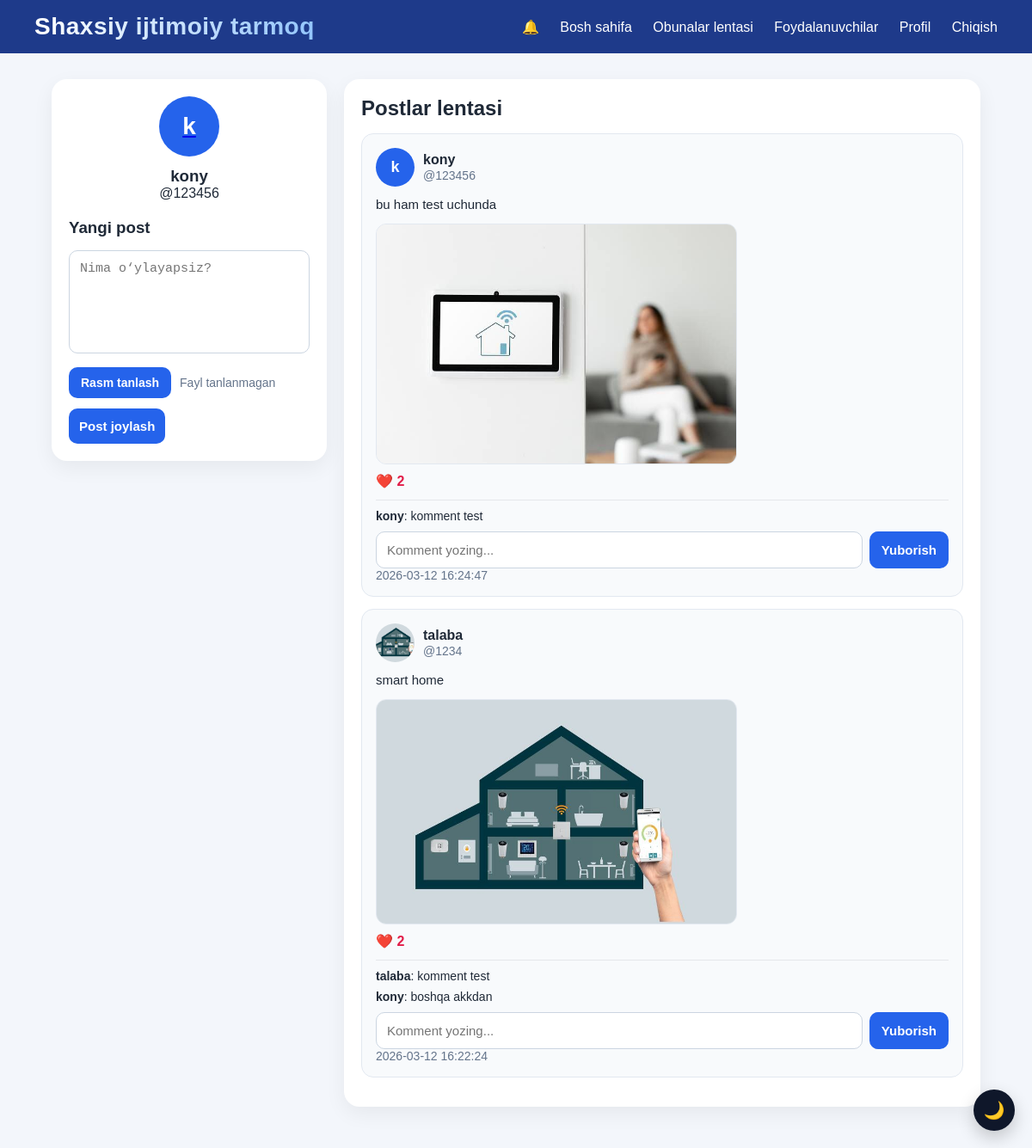
Page /home (signed in) on the committed database.
### tables this page shows
CREATE TABLE users (
            id INTEGER PRIMARY KEY AUTOINCREMENT,
            fullname TEXT NOT NULL,
            username TEXT NOT NULL UNIQUE,
            password TEXT NOT NULL,
            bio TEXT DEFAULT '',
            birth_date TEXT DEFAULT '',
            info TEXT DEFAULT '',
            avatar TEXT DEFAULT ''
        );

CREATE TABLE posts (
            id INTEGER PRIMARY KEY AUTOINCREMENT,
            user_id INTEGER NOT NULL,
            content TEXT DEFAULT '',
            image TEXT DEFAULT '',
            created_at TEXT NOT NULL,
            FOREIGN KEY (user_id) REFERENCES users (id)
        );

CREATE TABLE comments (
            id INTEGER PRIMARY KEY AUTOINCREMENT,
            user_id INTEGER NOT NULL,
            post_id INTEGER NOT NULL,
            content TEXT NOT NULL,
            created_at TEXT NOT NULL,
            FOREIGN KEY (user_id) REFERENCES users (id),
            FOREIGN KEY (post_id) REFERENCES posts (id)
        );

### app.py (the view, shortened to what this page needs)
@app.route("/home", methods=["GET", "POST"])
def home():
    if "user_id" not in session:
        return redirect(url_for("login"))
    conn = get_db_connection()
    current_user = conn.execute(
        "SELECT * FROM users WHERE id = ?",
        (session["user_id"],)
    ).fetchone()
    raw_posts = conn.execute("""
        SELECT posts.*, users.fullname, users.username, users.avatar,
               (SELECT COUNT(*) FROM likes WHERE likes.post_id = posts.id) AS like_count
        FROM posts
        JOIN users ON posts.user_id = users.id
        ORDER BY posts.id DESC
    """).fetchall()
    posts = []
    for post in raw_posts:
        comments = conn.execute("""
            SELECT comments.*, users.fullname, users.username
            FROM comments
            JOIN users ON comments.user_id = users.id
            WHERE comments.post_id = ?
            ORDER BY comments.id ASC
        """, (post["id"],)).fetchall()
        liked = conn.execute(
            "SELECT 1 FROM likes WHERE user_id = ? AND post_id = ?",
            (session["user_id"], post["id"])
        ).fetchone()
        posts.append({
            "id": post["id"],
            "user_id": post["user_id"],
            "fullname": post["fullname"],
            "username": post["username"],
            "avatar": post["avatar"],
            "content": post["content"],
            "image": post["image"],
            "created_at": post["created_at"],
            "like_count": post["like_count"],
            "liked": liked is not None,
            "comments": comments
        })
    conn.close()
    return render_template("home.html", posts=posts, current_user=current_user)

### app.py (called while the page is built)
def get_db_connection():
    conn = sqlite3.connect(DB_NAME)
    conn.row_factory = sqlite3.Row
    return conn

### templates/home.html (shortened to what this page needs)
{% extends 'base.html' %}
{% block content %}
<div class="home-layout">
    <div class="left-panel">
        <div class="profile-box">
            <a href="{{ url_for('profile') }}" class="avatar-link">
                {% if current_user and current_user['avatar'] %}
                    <img src="{{ url_for('static', filename='uploads/avatars/' + current_user['avatar']) }}"
                         class="profile-avatar-mini" alt="avatar">
                {% else %}
                    <div class="avatar">{{ session['fullname'][0] }}</div>
                {% endif %}
            </a>
            <h3>{{ session['fullname'] }}</h3>
            <p>@{{ session['username'] }}</p>
        </div>
        <div class="post-form-box">
            <h3>Yangi post</h3>
            <form method="POST" enctype="multipart/form-data">
                <textarea name="content" placeholder="Nima o‘ylayapsiz?"></textarea>
                <div class="file-upload-row">
                    <label for="post_image" class="custom-file-label">Rasm tanlash</label>
                    <span id="post-file-name" class="file-name-text">Fayl tanlanmagan</span>
                </div>
                <button type="submit">Post joylash</button>
            </form>
        </div>
    </div>
    <div class="feed-panel">
        <h2>Postlar lentasi</h2>
        {% for post in posts %}
        <div class="post-card">
            <div class="post-header">
                {% if post.avatar %}
                    <img src="{{ url_for('static', filename='uploads/avatars/' + post.avatar) }}"
                         class="avatar-img" alt="avatar">
                {% else %}
                    <div class="avatar small">{{ post.fullname[0] }}</div>
                {% endif %}
                <div>
                    <strong>{{ post.fullname }}</strong><br>
                    <span>@{{ post.username }}</span>
                </div>
            </div>
            {% if post.content %}
                <p class="post-content">{{ post.content }}</p>
            {% endif %}
            {% if post.image %}
                <img src="{{ url_for('static', filename='uploads/posts/' + post.image) }}"
                     class="post-image" alt="post image">
            {% endif %}
            <div class="post-actions">
                <a href="{{ url_for('like_post', post_id=post.id) }}" class="like-btn">
                    {% if post.liked %}❤️{% else %}🤍{% endif %} {{ post.like_count }}
                </a>
            </div>
            <div class="comments-box">
                {% for comment in post.comments %}
                <div class="comment-item">
                    <strong>{{ comment.fullname }}</strong>: {{ comment.content }}
                </div>
                {% endfor %}
                <form method="POST"
                      action="{{ url_for('comment_post', post_id=post.id) }}"
                      class="comment-form">
                    <input type="text" name="comment_content" placeholder="Komment yozing...">
                    <button type="submit">Yuborish</button>
                </form>
            </div>
            <div class="post-time">{{ post.created_at }}</div>
        </div>
        {% else %}
        <div class="empty-box">Hozircha postlar yo‘q.</div>
        {% endfor %}
    </div>
</div>
{% endblock %}

### templates/base.html (shortened to what this page needs)
<!DOCTYPE html>
<html lang="uz">
<head>
    <link rel="stylesheet" href="{{ url_for('static', filename='style.css') }}">
</head>
<body>
    <button class="dark-mode-toggle" onclick="toggleDarkMode()">🌙</button>
    <nav class="navbar">
        <div class="nav-left">
          <a href="{{ url_for('home') }}" class="logo animated-logo">Shaxsiy ijtimoiy tarmoq</a>
        </div>
         {% if session.get('user_id') %}
          <div class="nav-right">
	   <a href="{{ url_for('notifications') }}">🔔</a>
           <a href="{{ url_for('home') }}">Bosh sahifa</a>
           <a href="{{ url_for('following_feed') }}">Obunalar lentasi</a>
           <a href="{{ url_for('users') }}">Foydalanuvchilar</a>
           <a href="{{ url_for('profile') }}">Profil</a>
           <a href="{{ url_for('logout') }}">Chiqish</a>
         </div>
        {% endif %}
    </nav>
    <div class="container">
        {% block content %}{% endblock %}
    </div>
</body>
</html>

### static/style.css (style rules this page uses)
* { margin: 0; padding: 0; box-sizing: border-box; }
body { font-family: Arial, sans-serif; background: #f3f6fb; color: #1f2937; }
.navbar { background: #1e3a8a; color: white; display: flex; justify-content: space-between; align-items: center; padding: 15px 40px; }
.logo { color: white; text-decoration: none; font-size: 24px; font-weight: bold; }
.nav-right a { color: white; text-decoration: none; margin-left: 20px; font-weight: 500; }
.container { width: 90%; max-width: 1250px; margin: 30px auto; }
.auth-card input, .post-form-box textarea, .profile-form textarea, .profile-form input[type="date"], .comment-form input { width: 100%; padding: 12px; border: 1px solid #cbd5e1; border-radius: 10px; font-size: 15px; outline: none; }
.auth-card button, .post-form-box button, .profile-form button, .comment-form button { background: #2563eb; color: white; border: none; padding: 12px; border-radius: 10px; cursor: pointer; font-size: 15px; font-weight: bold; }
.home-layout { display: grid; grid-template-columns: 320px 1fr; gap: 20px; align-items: start; height: calc(100vh - 140px); }
.left-panel { background: white; border-radius: 18px; padding: 20px; box-shadow: 0 8px 25px rgba(0,0,0,0.06); position: sticky; top: 20px; align-self: start; }
.feed-panel { background: white; border-radius: 18px; padding: 20px; box-shadow: 0 8px 25px rgba(0,0,0,0.06); height: calc(100vh - 140px); overflow-y: auto; }
.profile-box { text-align: center; margin-bottom: 20px; }
.avatar { width: 70px; height: 70px; border-radius: 50%; background: #2563eb; color: white; font-size: 28px; font-weight: bold; display: flex; align-items: center; justify-content: center; margin: 0 auto 12px; }
.avatar.small { width: 45px; height: 45px; font-size: 18px; margin: 0; }
.avatar-img, .profile-avatar-mini, .profile-avatar-img { border-radius: 50%; object-fit: cover; }
.avatar-img { width: 45px; height: 45px; }
.post-form-box h3, .feed-panel h2, .profile-posts-card h3 { margin-bottom: 15px; }
.post-form-box textarea { min-height: 120px; resize: none; margin-bottom: 12px; }
.post-card { background: #f8fafc; border: 1px solid #e2e8f0; border-radius: 14px; padding: 16px; margin-bottom: 14px; }
.post-header { display: flex; gap: 10px; margin-bottom: 10px; align-items: center; }
.post-header span, .post-time, .username, .post-count, .file-name-text { color: #64748b; font-size: 14px; }
.post-content { font-size: 15px; line-height: 1.5; margin-bottom: 10px; white-space: pre-wrap; }
.post-image { width: 100%; max-width: 420px; border-radius: 12px; margin-top: 10px; border: 1px solid #e2e8f0; display: block; }
.post-actions { margin: 10px 0; }
.like-btn { text-decoration: none; font-weight: bold; color: #e11d48; }
.comments-box { margin-top: 12px; padding-top: 10px; border-top: 1px solid #e5e7eb; }
.comment-item { font-size: 14px; margin-bottom: 8px; }
.comment-form { display: flex; gap: 8px; margin-top: 10px; }
.comment-form button { padding: 10px 14px; }
.file-upload-row { display: flex; align-items: center; gap: 10px; margin-bottom: 12px; flex-wrap: wrap; }
.custom-file-label { display: inline-block; background: #2563eb; color: white; padding: 10px 14px; border-radius: 10px; font-size: 14px; font-weight: bold; cursor: pointer; }
.avatar-img { width: 45px; height: 45px; border-radius: 50%; object-fit: cover; }
.logo { text-decoration: none; font-size: 28px; font-weight: 800; letter-spacing: 0.5px; }
.animated-logo { background: linear-gradient(90deg, #ffffff, #93c5fd, #ffffff); background-size: 200% auto; -webkit-background-clip: text; -webkit-text-fill-color: transparent; animation: shineText 4s linear infinite, floatText 3s ease-in-out infinite; display: inline-block; }
.animated-logo { background: linear-gradient(90deg, #ffffff, #93c5fd, #ffffff); background-size: 200% auto; -webkit-background-clip: text; -webkit-text-fill-color: transparent; animation: shineText 4s linear infinite, floatText 3s ease-in-out infinite, fadeInLogo 1.2s ease; display: inline-block; }
.dark-mode-toggle { position: fixed; right: 20px; bottom: 20px; width: 48px; height: 48px; border: none; border-radius: 50%; background: #0f172a; color: white; font-size: 20px; cursor: pointer; z-index: 999; box-shadow: 0 8px 20px rgba(0,0,0,0.2); }

### rows in the picture
users: fullname "kony"
posts: fullname "k", fullname "kony", username "123456", content "bu ham test uchunda", image (picture), like_count "2", created_at "2026-03-12 16:24:47"
comments: fullname "kony", content "komment test"
posts: avatar (picture), fullname "talaba", username "1234", content "smart home", image (picture), like_count "2", created_at "2026-03-12 16:22:24"
comments: fullname "talaba", content "komment test"
comments: fullname "kony", content "boshqa akkdan"

### other values in the picture
{{ session['fullname'][0] }} "k"
{{ session['username'] }} "123456"
